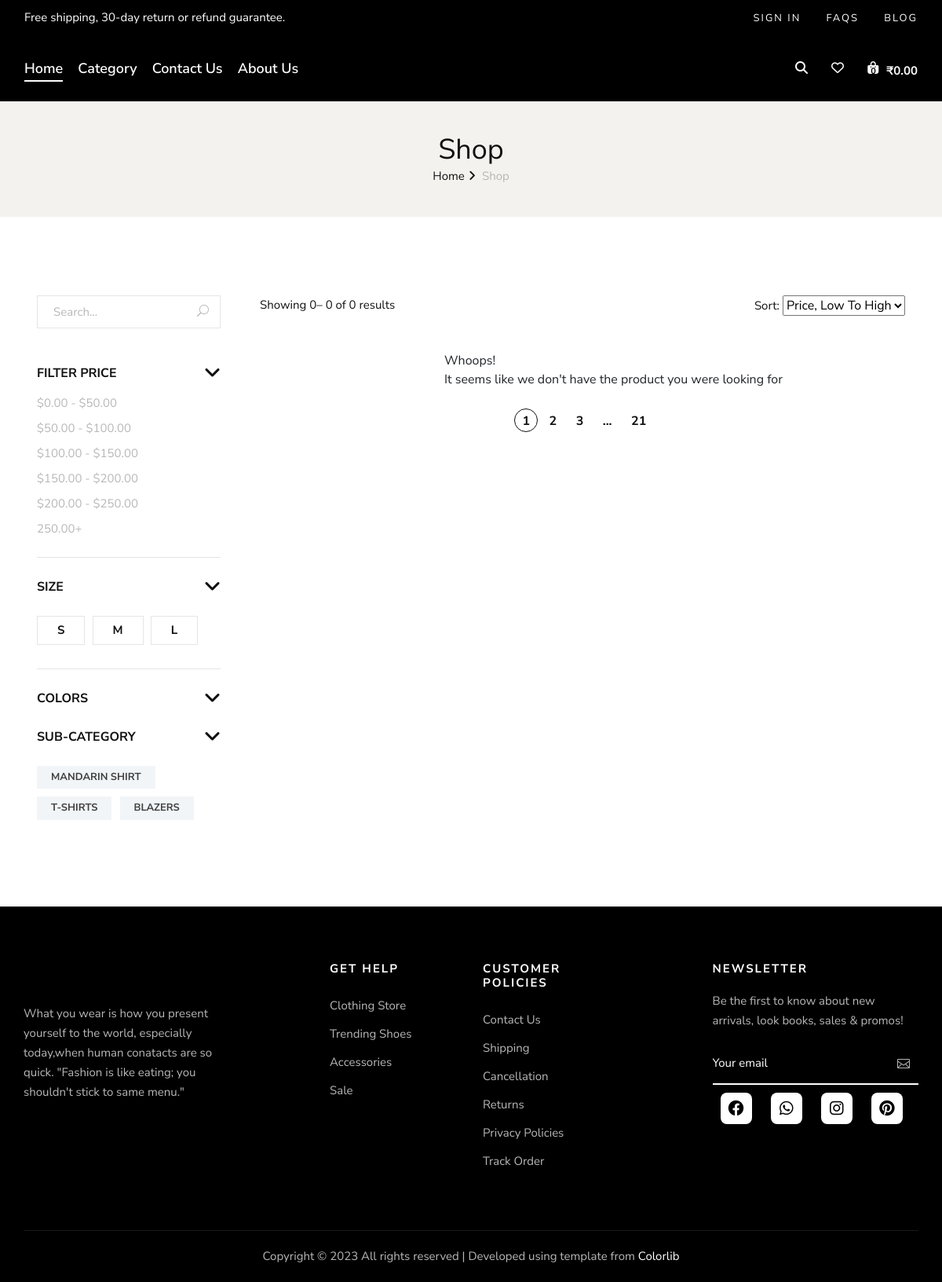
The page /shop.php on the database its author committed.
### tables this page shows
CREATE TABLE IF NOT EXISTS `subcat` (
  `id` int(10) NOT NULL AUTO_INCREMENT,
  `name` varchar(50) NOT NULL,
  `cat_id` int(10) NOT NULL,
  `image` varchar(50) NOT NULL,
  PRIMARY KEY (`id`),
  UNIQUE KEY `id` (`id`),
  KEY `FK_sub_cat` (`cat_id`)
);

### shop.php (the view, shortened to what this page needs)
<?php include("components/header.php"); ?>
<section class="breadcrumb-option text-center">
    <div class="container">
        <div class="row">
            <div class="col-lg-12">
                <div class="breadcrumb__text">
                    <h2>Shop</h2>
                    <div class="breadcrumb__links">
                        <a href="./index.php">Home</a>
                        <span>Shop</span>
                    </div>
                </div>
            </div>
        </div>
    </div>
</section>
<section class="shop spad">
    <div class="container-fluid">
        <div class="row">
            <div class="col-lg-3">
                <div class="shop__sidebar">
                    <div class="shop__sidebar__search">
                        <form action="" method="POST">
                            <input type="text" placeholder="Search...">
                            <button type="submit"><span class="icon_search"></span></button>
                        </form>
                    </div>
                    <div class="shop__sidebar__accordion">
                        <div class="accordion" id="accordionExample">
                            <div class="card">
                                <div class="card-heading">
                                    <a data-toggle="collapse" data-target="#collapseThree">Filter Price</a>
                                </div>
                                <div id="collapseThree" class="collapse show" data-parent="#accordionExample">
                                    <div class="card-body">
                                        <div class="shop__sidebar__price">
                                            <ul>
                                                <li><a href="#">$0.00 - $50.00</a></li>
                                                <li><a href="#">$50.00 - $100.00</a></li>
                                                <li><a href="#">$100.00 - $150.00</a></li>
                                                <li><a href="#">$150.00 - $200.00</a></li>
                                                <li><a href="#">$200.00 - $250.00</a></li>
                                                <li><a href="#">250.00+</a></li>
                                            </ul>
                                        </div>
                                    </div>
                                </div>
                            </div>
                            <div class="card">
                                <div class="card-heading">
                                    <a data-toggle="collapse" data-target="#collapseFour">Size</a>
                                </div>
                                <div id="collapseFour" class="collapse show" data-parent="#accordionExample">
                                    <div class="card-body">
                                        <div class="shop__sidebar__size">
                                            <label for="sm">s
                                            </label>
                                            <label for="md">m
                                            </label>
                                            <label for="l">l
                                            </label>
                                        </div>
                                    </div>
                                </div>
                            </div>
                            <div class="card">
                                <div class="card-heading">
                                    <a data-toggle="collapse" data-target="#collapseFive">Colors</a>
                                </div>
                            </div>
                            <div class="card">
                                <div class="card-heading">
                                    <a data-toggle="collapse" data-target="#collapseSix">Sub-Category</a>
                                </div>
                                <div id="collapseSix" class="collapse show" data-parent="#accordionExample">
                                    <div class="card-body">
                                        <div class="shop__sidebar__tags">
                                            <?php
                                            if ($catid = isset($_REQUEST['cat_id'])) {
                                                $subquery = 'SELECT * FROM subcat WHERE cat_id=' . $catid . '';
                                                if ($result = mysqli_query($conn, $subquery)) {
                                                    while ($row = mysqli_fetch_assoc($result)) {
                                            ?>
                                                        <a href="shop.php?cat_id=<?php echo $row['cat_id'] ?>&sub_id=<?php echo $row['id'] ?>"><?php echo $row['name'] ?></a>
                                                    <?php
                                                    }
                                                }
                                            } else {
                                                $query = 'SELECT * FROM subcat';
                                                if ($result = mysqli_query($conn, $query)) {
                                                    while ($row = mysqli_fetch_assoc($result)) {
                                                    ?>
                                                        <a href="shop.php?cat_id=<?php echo $row['cat_id'] ?>&sub_id=<?php echo $row['id'] ?>"><?php echo $row['name'] ?></a>
                                            <?php
                                                    }
                                                }
                                            }
                                            ?>
                                        </div>
                                    </div>
                                </div>
                            </div>
                        </div>
                    </div>
                </div>
            </div>
            <div class="col-lg-9">
                <div class="shop__product__option">
                    <div class="row">
                        <div class="col-lg-6 col-md-6 col-sm-6">
                            <div class="shop__product__option__left">
                                <?php
                                if ((isset($_REQUEST['sub_id'])) && ($subcat = $_REQUEST['sub_id']) ) {
                                    $titlequery = 'SELECT COUNT(id)as totalproduct FROM product WHERE subcat_id=' . $subcat . '';
                                    if ($result = mysqli_query($conn, $titlequery)) {
                                        $totalproduct = mysqli_fetch_assoc($result);
                                    }
                                } else if (  (isset($_REQUEST['cat_id'])) && ($catid = $_REQUEST['cat_id'])) {
                                    $titlequery = 'SELECT COUNT(id)as totalproduct FROM product WHERE cat_id=' . $catid . '';
                                    if ($result = mysqli_query($conn, $titlequery)) {
                                        $totalproduct = mysqli_fetch_assoc($result);
                                    }
                                } else {
                                    $titlequery = 'SELECT COUNT(id)as totalproduct FROM product';
                                    if ($result = mysqli_query($conn, $titlequery)) {
                                        $totalproduct = mysqli_fetch_assoc($result);
                                    }
                                }
                                ?>
                                <p>Showing
                                    <?php if ($totalproduct['totalproduct'] < 1) {
                                        echo "0";
                                    } else {
                                        echo "1";
                                    } ?>–
                                    <?php
                                    if ($totalproduct['totalproduct'] >= 12) {
                                        echo "12";
                                    } else {
                                        echo $totalproduct['totalproduct'];
                                    } ?> of
                                    <?php echo $totalproduct['totalproduct'] ?> results
                                </p>
                            </div>
                        </div>
                        <div class="col-lg-6 col-md-6 col-sm-6">
                            <div class="shop__product__option__right">
                                <p>Sort:</p>
                                <select>
                                    <option value="">Price, Low To High</option>
                                </select>
                            </div>
                        </div>
                    </div>
                </div>
                <div class="row">
                    <?php
                    if ($totalproduct['totalproduct'] < 1) {
                    ?>
                        <div class="box__description-container" style="padding-left: 250px">
                            <div class="box__description-title">Whoops!</div>
                            <div class="box__description-text">It seems like we don't have the product you were looking for
                            </div>
                        </div>
                        <?php
                    }
                    ?>
                </div>
                <div class="row">
                    <div class="col-lg-12">
                        <div class="product__pagination">
                            <a class="active" href="#">1</a>
                            <a href="#">2</a>
                            <a href="#">3</a>
                            <span>...</span>
                            <a href="#">21</a>
                        </div>
                    </div>
                </div>
            </div>
        </div>
    </div>
</section>
<?php include("components/footer.php"); ?>

### css/style.css (style rules this page uses)
html, body { height: 100%; font-family: "Nunito Sans", sans-serif; -webkit-font-smoothing: antialiased; }
h1, h2, h3, h4, h5, h6 { margin: 0; color: #111111; font-weight: 400; font-family: "Nunito Sans", sans-serif; }
h2 { font-size: 36px; }
p { font-size: 15px; font-family: "Nunito Sans", sans-serif; color: #3d3d3d; font-weight: 400; line-height: 25px; margin: 0 0 15px 0; }
ul, ol { padding: 0; margin: 0; }
.spad { padding-top: 100px; padding-bottom: 100px; padding-inline: 2rem; }
.shop__sidebar { padding-right: 20px; }
.shop__sidebar__search { margin-bottom: 45px; }
.shop__sidebar__search form { position: relative; }
.shop__sidebar__search form input { width: 100%; font-size: 15px; color: #b7b7b7; padding-left: 20px; border: 1px solid #e5e5e5; height: 42px; }
.shop__sidebar__search form input::placeholder { color: #b7b7b7; }
.shop__sidebar__search form button { color: #b7b7b7; font-size: 15px; border: none; background: transparent; position: absolute; right: 0; padding: 0 15px; top: 0; height: 100%; }
.shop__sidebar__accordion .card { border: none; border-radius: 0; margin-bottom: 25px; }
.shop__sidebar__accordion .card:last-child { margin-bottom: 0; }
.shop__sidebar__accordion .card:last-child .card-body { padding-bottom: 0; border-bottom: none; }
.shop__sidebar__accordion .card-body { padding: 0; padding-top: 10px; padding-bottom: 20px; border-bottom: 1px solid #e5e5e5; }
.shop__sidebar__accordion .card-heading { cursor: pointer; }
.shop__sidebar__accordion .card-heading a { color: #111111; font-size: 16px; font-weight: 700; text-transform: uppercase; display: block; }
.shop__sidebar__categories ul, .shop__sidebar__price ul, .shop__sidebar__brand ul { height: 225px; }
.shop__sidebar__categories ul li, .shop__sidebar__price ul li, .shop__sidebar__brand ul li { list-style: none; }
.shop__sidebar__categories ul li a, .shop__sidebar__price ul li a, .shop__sidebar__brand ul li a { color: #b7b7b7; font-size: 15px; line-height: 32px; -webkit-transition: all, 0.3s; -o-transition: all, 0.3s; transition: all, 0.3s; }
.shop__sidebar__price ul { height: auto; }
.shop__sidebar__size { padding-top: 15px; }
.shop__sidebar__size label { color: #111111; font-size: 15px; font-weight: 700; text-transform: uppercase; display: inline-block; border: 1px solid #e5e5e5; padding: 6px 25px; margin-bottom: 10px; margin-right: 5px; cursor: pointer; }
.shop__sidebar__tags { padding-top: 15px; }
.shop__sidebar__tags a { color: #404040; font-size: 13px; font-weight: 700; background: #f1f5f8; padding: 5px 18px; display: inline-block; text-transform: uppercase; margin-right: 6px; margin-bottom: 10px; -webkit-transition: all, 0.3s; -o-transition: all, 0.3s; transition: all, 0.3s; }
.shop__sidebar__accordion .card-heading a:after, .shop__sidebar__accordion .card-heading>a.active[aria-expanded=false]:after { content: ""; font-family: "FontAwesome"; font-size: 24px; font-weight: 700; color: #111111; position: absolute; right: 0; top: 2px; line-height: 20px; }
.shop__product__option { margin-bottom: 45px; }
.shop__product__option p { color: #111111; margin-bottom: 0; }
.shop__product__option__right { text-align: right; }
.shop__product__option__right p { display: inline-block; margin-bottom: 0; }
.product__pagination { padding-top: 25px; text-align: center; }
.product__pagination a { display: inline-block; font-size: 16px; font-weight: 700; color: #111111; height: 30px; width: 30px; border: 1px solid transparent; border-radius: 50%; line-height: 30px; text-align: center; }
.product__pagination a.active { border-color: #111111; }
.product__pagination span { display: inline-block; font-size: 16px; font-weight: 700; color: #111111; padding-left: 10px; padding-right: 15px; }
.breadcrumb-option { background: #f3f2ee; padding: 40px 0; }
.breadcrumb__links a { font-size: 15px; color: #111111; margin-right: 18px; display: inline-block; position: relative; }
.breadcrumb__links a:after { position: absolute; right: -14px; top: 0; content: ""; font-family: "FontAwesome"; }
.breadcrumb__links span { font-size: 15px; color: #b7b7b7; display: inline-block; }
@media only screen and (min-width: 1200px) { .container { max-width: 1170px; } }

### rows shown on the page
subcat: name "MANDARIN SHIRT"
subcat: name "T-SHIRTS"
subcat: name "BLAZERS"

### other values the page prints
$totalproduct['totalproduct'] "0"
